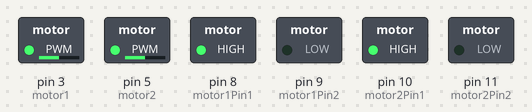
This sketch was run on a simulated Arduino Uno, built with avr-gcc and run on an emulated ATmega328P. On the bench: switched loads named in the sketch (green lamp = pin HIGH).

Above: at 0.05 s.
At 1.95 s:
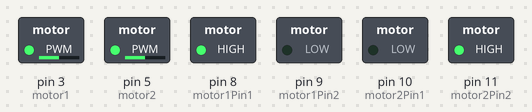
At 2.95 s:
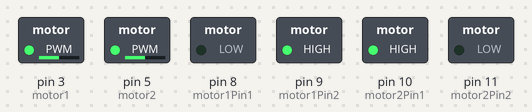
At 3.95 s:
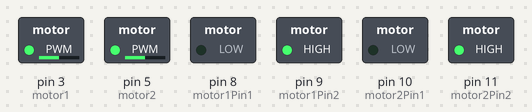
Timing chart, 0 to 4.6 s (numbered marks = the images above):
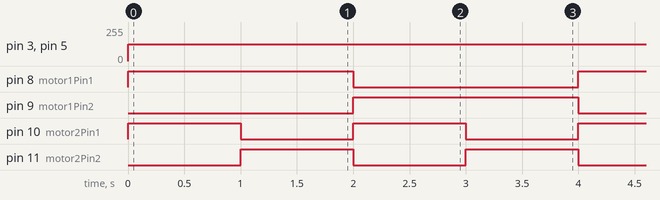

Measured:
- by itself, pin 3 (motor1), pin 5 (motor2): 0/255 → 127/255 at 0.00 s
- by itself, pin 8 (motor1Pin1), pin 9 (motor1Pin2): alternates HIGH for 2.0 s and LOW for 2.0 s
- by itself, pin 10 (motor2Pin1), pin 11 (motor2Pin2): alternates HIGH for 1.0 s and LOW for 1.0 s

The sketch:

pwd_hbridge.ino
```cpp
const int motor1 =  3;
const int motor2 = 5;
const int motor1Pin1 = 8;
const int motor1Pin2 = 9;
const int motor2Pin1 = 10;
const int motor2Pin2 = 11;

void setup() {
  pinMode(motor1, OUTPUT);
  pinMode(motor2, OUTPUT);
  pinMode(motor1Pin1, OUTPUT);
  pinMode(motor1Pin2, OUTPUT);
  pinMode(motor2Pin1, OUTPUT);
  pinMode(motor2Pin2, OUTPUT);
}

void rotate(int state1,int state2,int state3,int state4) {
  digitalWrite(motor1Pin1, state1);
  digitalWrite(motor2Pin1, state2);

  digitalWrite(motor1Pin2, state3);
  digitalWrite(motor2Pin2, state4);

  analogWrite(motor1, 127);
  analogWrite(motor2, 127);

  delay(1000);
}

void loop() {
   rotate(HIGH,HIGH,LOW,LOW);
   rotate(HIGH,LOW,LOW,HIGH);
   rotate(LOW,HIGH,HIGH,LOW);
   rotate(LOW,LOW,HIGH,HIGH);

  }
```
